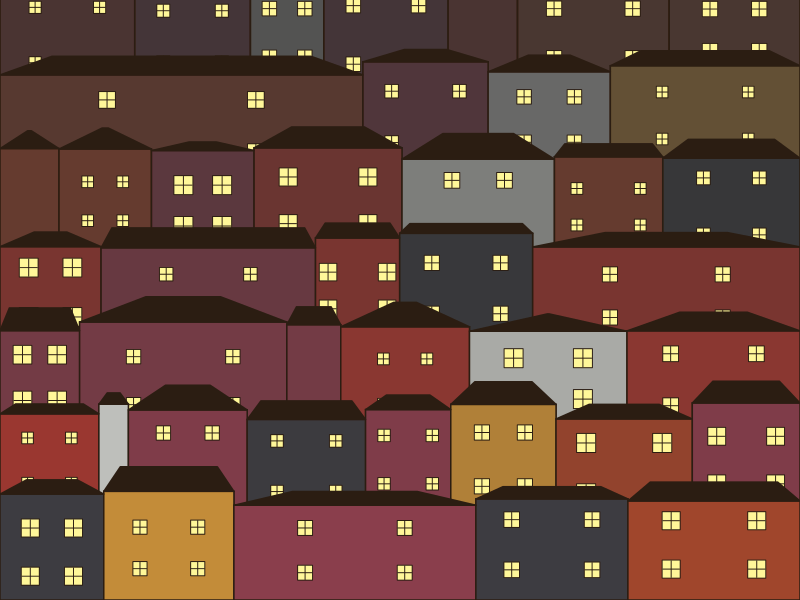

Write R code to recreate this figure. (Note: this script raises an error after producing the figure.)
library(tidyverse)


# Parameters --------------------------------------------------------------

n_x_min <- 4
n_x_max <- 8
n_y <- 7
col_palette <- c(
  "#a0462c", "#c38c39", "#d3d4cf",
  "#8a3e4c", "#3d3c41", "#a93830"
)
line_col <- "#2B1D12"
s <- 8


# Functions ---------------------------------------------------------------

generate_x_values <- function(min_val, max_val, y) {
  n_x <- sample(min_val:max_val, 1)
  x_vals <- c(0, cumsum(runif(n_x, 0.2, 1)))
  x_vals <- x_vals / max(x_vals)
  house_data <- data.frame(
    xmin = x_vals[1:n_x],
    xmax = x_vals[2:(n_x + 1)],
    ymin = rep(y, n_x),
    ymax = y + 1 + runif(n_x, 0.1, 0.3),
    col = sample(col_palette, n_x, replace = TRUE)
  )
}

split_thirds <- function(xmin, xmax) {
  output <- c(xmin + (xmax - xmin) / 3, xmin + 2 * (xmax - xmin) / 3)
  return(output)
}

generate_street <- function(street_y) {
  house_data <- generate_x_values(n_x_min, n_x_max, street_y) |>
    mutate(row = ymin)

  window_data <- data.frame(x = NA, y = NA, size = NA, row = NA) |>
    as_tibble()
  for (i in 1:nrow(house_data)) {
    if (house_data$xmax[i] - house_data$xmin[i] > 0.09) {
      y1 <- mean(
        c(house_data$ymin[i], house_data$ymax[i])
      ) + runif(1, 0.2, 0.35)
      y2 <- mean(
        c(house_data$ymin[i], house_data$ymax[i])
      ) - runif(1, 0.2, 0.35)
      s <- runif(1, 4, 7)
      buffer <- runif(1, 0, 0.02)
      x <- split_thirds(house_data$xmin[i], house_data$xmax[i])
      x1 <- x[1] - buffer
      x2 <- x[2] + buffer
      window_data <- window_data |>
        add_row(
          x = c(x1, x2, x1, x2),
          y = c(y1, y1, y2, y2),
          size = s,
          row = house_data$ymin[i]
        )
    }
  }
  window_data <- window_data |>
    drop_na()

  # roofs
  roof_data <- data.frame(x = NA, y = NA, grp = NA, row = NA) |>
    as_tibble()
  for (i in 1:nrow(house_data)) {
    roof_width <- runif(
      1, 0.01,
      (house_data$xmax[i] - house_data$xmin[i]) / 2
    )
    roof_height <- runif(1, 0.1, 0.3)
    x <- c(
      house_data$xmin[i], house_data$xmax[i],
      house_data$xmax[i] - roof_width, house_data$xmin[i] + roof_width,
      house_data$xmin[i]
    )
    y <- c(
      house_data$ymax[i], house_data$ymax[i],
      house_data$ymax[i] + roof_height, house_data$ymax[i] + roof_height,
      house_data$ymax[i]
    )
    roof_data <- roof_data |>
      add_row(x = x, y = y, grp = i, row = house_data$ymin[i])
  }
  roof_data <- roof_data |>
    drop_na()
  output <- list(
    house_data = house_data,
    roof_data = roof_data,
    window_data = window_data
  )
  return(output)
}

# Plot function
draw_row <- function(list_data) {
  output <- list(
    # houses
    geom_rect(
      data = list_data$house_data,
      aes(
        xmin = xmin, xmax = xmax,
        ymin = ymin, ymax = ymax
      ),
      colour = line_col,
      fill = "grey20"
    ),
    geom_rect(
      data = list_data$house_data,
      aes(
        xmin = xmin, xmax = xmax,
        ymin = ymin, ymax = ymax,
        fill = col, alpha = (n_y + 1 - list_data$house_data$row[1])
      ),
      colour = line_col
    ),
    # windows
    geom_point(
      data = list_data$window_data,
      aes(x = x, y = y, size = size),
      colour = line_col,
      pch = 22,
      fill = "#FFF799"
    ),
    geom_point(
      data = list_data$window_data,
      aes(x = x, y = y, size = size / 1.8),
      colour = line_col,
      pch = 3
    ),
    # roofs
    geom_polygon(
      data = list_data$roof_data,
      aes(x = x, y = y, group = grp),
      fill = line_col,
      colour = line_col
    )
  )
  return(output)
}

# Plot --------------------------------------------------------------------

g <- ggplot() +
  scale_fill_identity() +
  scale_size_identity() +
  scale_alpha(range = c(0.2, 1)) +
  coord_cartesian(expand = FALSE, ylim = c(1, n_y + 1)) +
  theme_void() +
  theme(legend.position = "none")

set.seed(s)
for (i in n_y:1) {
  g <- g +
    draw_row(generate_street(i))
}

g


# Save --------------------------------------------------------------------

ggplot2::ggsave(
  filename = "2026/day-08/day-08.png",
  plot = g,
  width = 5, height = 5, units = "in",
  bg = col_palette[3]
)
